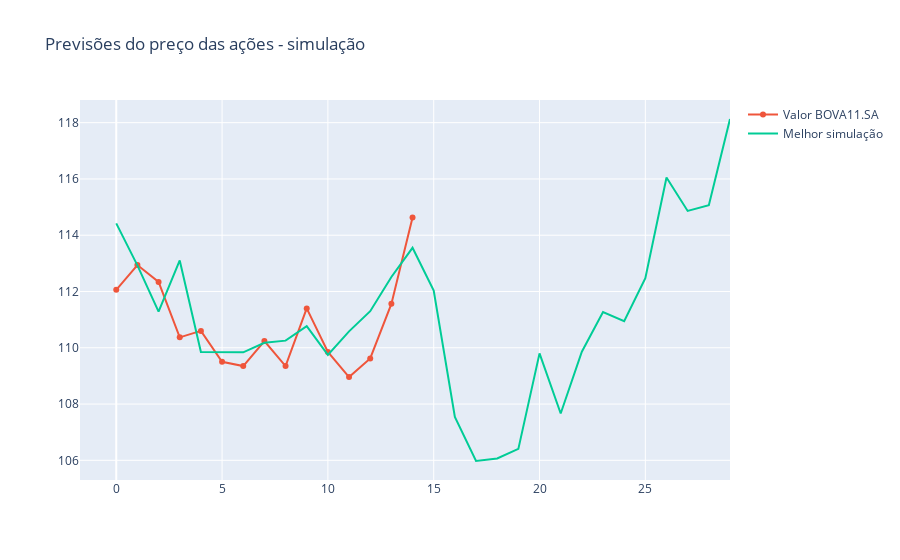

Notebook cell for this chart:
### Code cell
figura = px.line(title = 'Previsões do preço das ações - simulação')
figura.add_scatter(y = dataset_empresa['Close'], name = f'Valor {empresa}')
figura.add_scatter(y = previsoes.T[837], name = 'Melhor simulação')

### Figure 1 — Plotly figure (JSON) as saved in the notebook; plotly's stock layout.template omitted (floating-point values rounded to 4 significant figures)
{"data": [{"hovertemplate": "<extra></extra>", "legendgroup": "", "line": {"color": "#636efa", "dash": "solid"}, "marker": {"symbol": "circle"}, "mode": "lines", "name": "", "orientation": "v", "showlegend": false, "type": "scatter", "xaxis": "x", "yaxis": "y"}, {"name": "Valor BOVA11.SA", "type": "scatter", "y": [112.1, 112.9, 112.3, 110.4, 110.6, 109.5, 109.3, 110.2, 109.3, 111.4, 109.8, 109.0, 109.6, 111.6, 114.6]}, {"name": "Melhor simulação", "type": "scatter", "y": [114.4, 112.9, 111.3, 113.1, 109.8, 109.8, 109.8, 110.2, 110.3, 110.8, 109.7, 110.6, 111.3, 112.5, 113.6, 112.0, 107.5, 106.0, 106.1, 106.4, 109.8, 107.7, 109.9, 111.3, 110.9, 112.5, 116.0, 114.9, 115.1, 118.1]}], "layout": {"legend": {"tracegroupgap": 0}, "title": {"text": "Previsões do preço das ações - simulação"}, "xaxis": {"anchor": "y", "domain": [0, 1]}, "yaxis": {"anchor": "x", "domain": [0, 1]}}}
